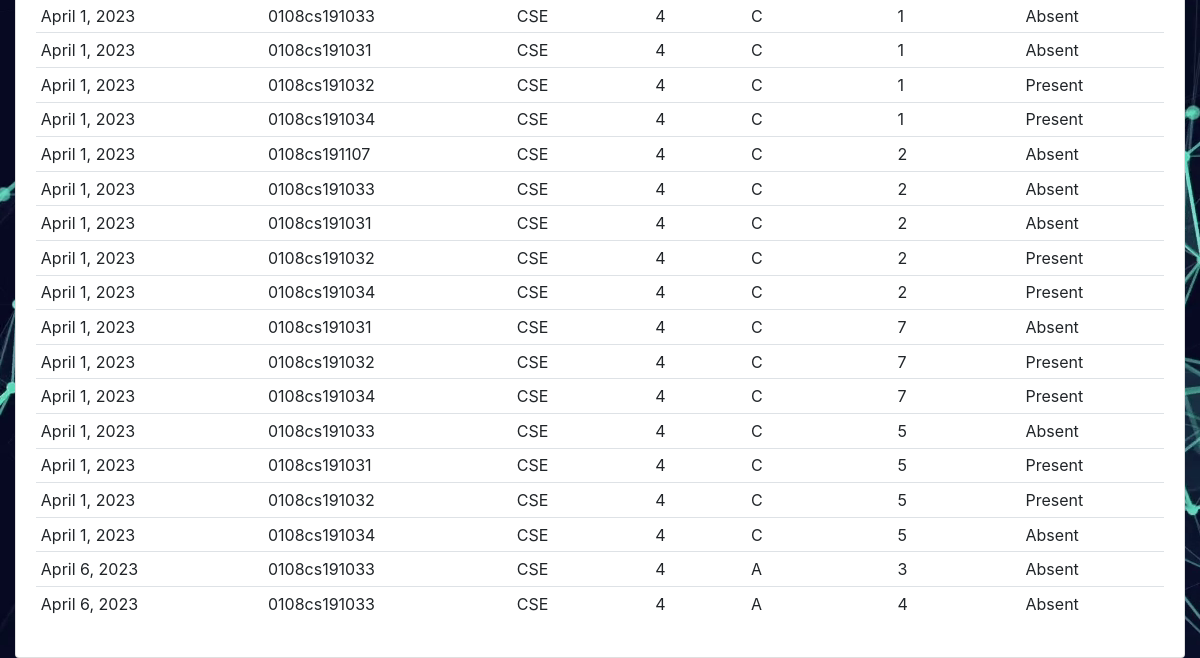
The app's page /searchattendence/ (signed in, lower part), older data.
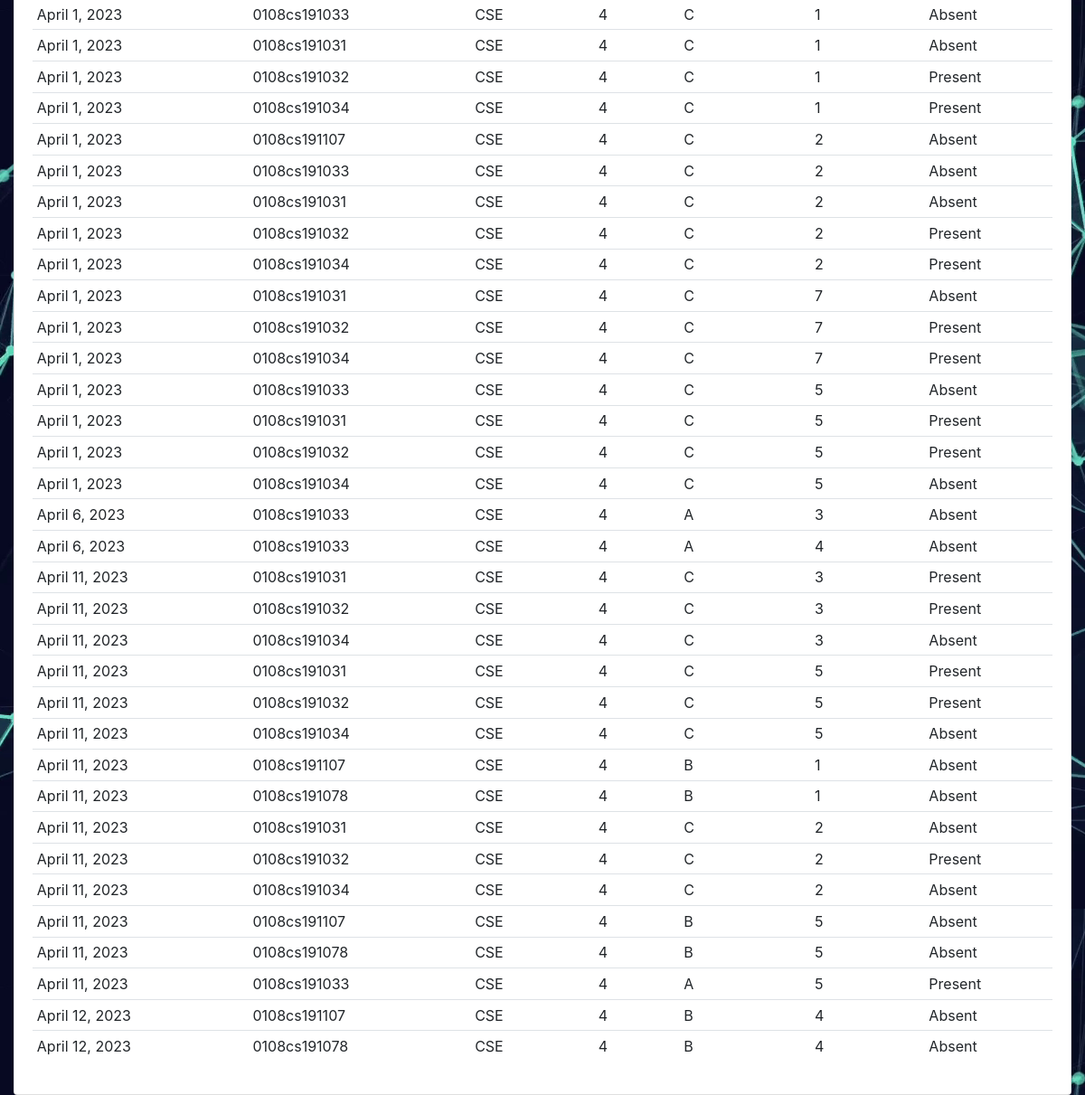
The same page, newer data.
### attendence_sys/models.py (models this page shows, shortened)
class Attendence(models.Model):
    id = models.BigAutoField(primary_key=True)
    Faculty_Name = models.CharField(max_length=200, null=True, blank=True)
    Student_ID = models.CharField(max_length=200, null=True, blank=True)
    date = models.DateField(auto_now_add = True, null = True)
    time = models.TimeField(auto_now_add=True, null = True)
    branch = models.CharField(max_length=200, null = True)
    year = models.CharField(max_length=200, null = True)
    section = models.CharField(max_length=200, null = True)
    period = models.CharField(max_length=200, null = True)
    status = models.CharField(max_length=200, null = True, default='Absent')

### attendence_sys/views.py (the view)
# urls.py: path('searchattendence/', views.searchAttendence, name='searchattendence'),
@login_required(login_url = 'login')
def searchAttendence(request):
    try:
        if request.user.is_authenticated:
            attendences = Attendence.objects.filter(Faculty_Name =  request.user.faculty)
    except:
        messages.error(request, "Only  Faculty has the permission to Search Attendance.")
        return redirect('StudentUpdate')
    myFilter = AttendenceFilter(request.GET, queryset=attendences)
    attendences = myFilter.qs
    context = {'myFilter':myFilter, 'attendences': attendences, 'ta':False}
    return render(request, 'attendence_sys/attendence.html', context)

### attendence_sys/models.py (called while the page is built)
    def __str__(self):
        return str(self.firstname + " " + self.lastname)

### attendence_sys/templates/attendence_sys/attendence.html (shortened to what this page needs)
{% extends 'attendence_sys/main.html' %}
{% block content %}
{% if ta == False %}
<br>
<div class="row">
	<div class="col-sm-12">
		<div class="card card-body">
			<table class="table table-sm">
				{% for attendence in attendences %}
				<tr>
					<td>{{ attendence.date }}</td>
                    <td>{{ attendence.Student_ID }}</td>
					<td>{{ attendence.branch }}</td>
					<td>{{ attendence.year }}</td>
					<td>{{ attendence.section }}</td>
					<td>{{ attendence.period }}</td>
					<td>{{ attendence.status }}</td>
				</tr>
				{% endfor %}
			</table>
		</div>
	</div>
</div>
{% endif %}
{% endblock %}

Row changes from the older to the newer data that the page shows:
added Attendence: date "April 11, 2023", Student_ID "0108cs191031", branch "CSE", year "4", section "C", period "3", status "Present"
added Attendence: date "April 11, 2023", Student_ID "0108cs191032", branch "CSE", year "4", section "C", period "3", status "Present"
added Attendence: date "April 11, 2023", Student_ID "0108cs191034", branch "CSE", year "4", section "C", period "3", status "Absent"
added Attendence: date "April 11, 2023", Student_ID "0108cs191031", branch "CSE", year "4", section "C", period "5", status "Present"
added Attendence: date "April 11, 2023", Student_ID "0108cs191032", branch "CSE", year "4", section "C", period "5", status "Present"
added Attendence: date "April 11, 2023", Student_ID "0108cs191034", branch "CSE", year "4", section "C", period "5", status "Absent"
added Attendence: date "April 11, 2023", Student_ID "0108cs191107", branch "CSE", year "4", section "B", period "1", status "Absent"
added Attendence: date "April 11, 2023", Student_ID "0108cs191078", branch "CSE", year "4", section "B", period "1", status "Absent"
added Attendence: date "April 11, 2023", Student_ID "0108cs191031", branch "CSE", year "4", section "C", period "2", status "Absent"
added Attendence: date "April 11, 2023", Student_ID "0108cs191032", branch "CSE", year "4", section "C", period "2", status "Present"
added Attendence: date "April 11, 2023", Student_ID "0108cs191034", branch "CSE", year "4", section "C", period "2", status "Absent"
added Attendence: date "April 11, 2023", Student_ID "0108cs191107", branch "CSE", year "4", section "B", period "5", status "Absent"
added Attendence: date "April 11, 2023", Student_ID "0108cs191078", branch "CSE", year "4", section "B", period "5", status "Absent"
added Attendence: date "April 11, 2023", Student_ID "0108cs191033", branch "CSE", year "4", section "A", period "5", status "Present"
added Attendence: date "April 12, 2023", Student_ID "0108cs191107", branch "CSE", year "4", section "B", period "4", status "Absent"
added Attendence: date "April 12, 2023", Student_ID "0108cs191078", branch "CSE", year "4", section "B", period "4", status "Absent"
